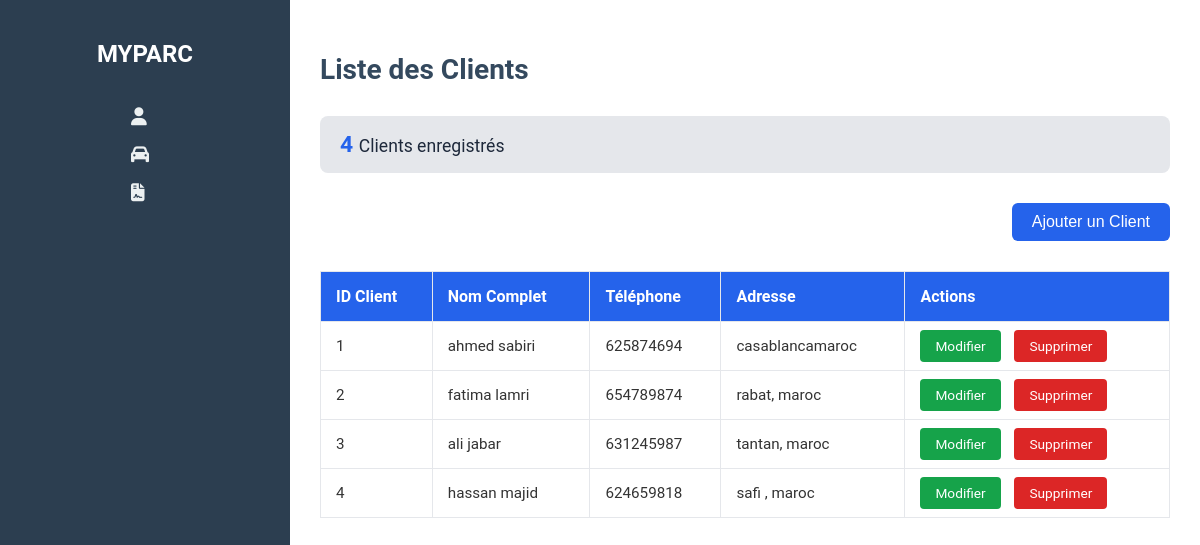
The page / on the database its author committed.
### tables this page shows
CREATE TABLE `clients` (
  `Nclient` int NOT NULL,
  `Nom` varchar(50) DEFAULT NULL,
  `Adresse` varchar(100) DEFAULT NULL,
  `Ntele` int DEFAULT NULL,
  PRIMARY KEY (`Nclient`)
);

### index.php (the view, shortened to what this page needs)
<?php
include "config.php"
?>
<!DOCTYPE html>
<html lang="fr">
<head>
  <link rel="stylesheet" href="https://cdnjs.cloudflare.com/ajax/libs/font-awesome/6.5.1/css/all.min.css"
 />
  <link rel="stylesheet" href="/style.css">
</head>
<body>
  <div class="container">
    <aside class="sidebar">
      <div class="logo">
        <h1>MYPARC</h1>
      </div>
      <nav>
        <ul>
        <li><a href="/index.php" title="Clients"><i class="fa-solid fa-user"></i></a></li>
          <li><a href="/voiturelist.php" title="Voitures"><i class="fa-solid fa-car"></i></a></li>
          <li><a href="/Contratslist.php" title="Contrats"><i class="fa-solid fa-file-contract"></i></a></li>
        </ul>
      </nav>
    </aside>
    <main>
      <header>
        <h2 class="titree">Liste des Clients</h2>
        <div class="stats">
          <div><span c>
            <?php
              $sql = "SELECT COUNT(*) AS totalClient FROM clients";
              $result = mysqli_query($connection,$sql);
              $count = mysqli_fetch_assoc($result)["totalClient"];
              echo $count;
            ?>
          </span> Clients enregistrés</div>
        </div>
      </header>
      <section class="ajouter">
        <a href="/addclient.php"><button class="ajouter-button">Ajouter un Client</button></a>
      </section>
      <section class="table-container">
        <table>
          <thead>
            <tr>
              <th>ID Client</th>
              <th>Nom Complet</th>
              <th>Téléphone</th>
              <th>Adresse</th>
              <th>Actions</th>
            </tr>
          </thead>
          <tbody>
            <?php
              $stmt = $connection->query("SELECT * FROM clients");
              while ($row = $stmt->fetch_assoc()) {
            ?>
            <tr>
              <td><?= $row["Nclient"] ?></td>
              <td><?= $row["Nom"] ?></td>
              <td><?= $row["Ntele"] ?></td>
              <td><?= $row["Adresse"] ?></td>
              <td>
                <a href="/editclient.php?id=<?= $row["Nclient"] ?>" class="btn-edit">Modifier</a>
                <a href="/deletclient.php?id=<?= $row["Nclient"] ?>" class="btn-delete"
                   onclick="return confirm('Voulez-vous vraiment supprimer ce client ?');">Supprimer</a>
              </td>
            </tr>
            <?php } ?>
          </tbody>
        </table>
      </section>
    </main>
  </div>
</body>
</html>

### style.css (style rules this page uses)
body { font-family: 'Roboto', Arial, sans-serif; margin: 0; padding: 0; background-color: #f5f7fa; color: #333; }
.container { display: flex; min-height: 100vh; }
.sidebar { width: 250px; background: #1e293b; color: #ffffff; display: flex; flex-direction: column; align-items: center; padding: 30px 15px; position: sticky; top: 0; }
.logo h1 { font-size: 1.8em; margin-bottom: 20px; }
.sidebar nav ul { list-style: none; padding: 0; }
.sidebar nav ul li { margin: 20px 0; }
.sidebar nav ul li a { text-decoration: none; color: #ffffff; font-size: 1.2em; display: flex; align-items: center; transition: color 0.3s; }
.sidebar nav ul li a i { margin-right: 10px; }
main { flex-grow: 1; padding: 40px; background: #ffffff; box-shadow: -5px 0 10px rgba(0, 0, 0, 0.1); }
header { margin-bottom: 30px; }
header h2 { font-size: 2em; color: #1e293b; margin-bottom: 10px; }
.stats { display: flex; justify-content: space-between; align-items: center; background: #e5e7eb; padding: 15px 20px; border-radius: 8px; }
.stats div { font-size: 1.1em; color: #1e293b; }
.stats span { font-weight: bold; font-size: 1.3em; color: #2563eb; }
.ajouter { margin: 30px 0; text-align: right; }
.ajouter-button { background: #2563eb; color: #ffffff; font-size: 1em; padding: 10px 20px; border: none; border-radius: 6px; cursor: pointer; transition: background 0.3s; }
.table-container { margin-top: 20px; overflow-x: auto; }
table { width: 100%; border-collapse: collapse; box-shadow: 0 4px 8px rgba(0, 0, 0, 0.1); }
table th, table td { padding: 15px; text-align: left; border: 1px solid #e5e7eb; }
table th { background: #2563eb; color: #ffffff; font-size: 1em; }
table td { font-size: 0.95em; }
.btn-edit, .btn-delete { padding: 8px 15px; font-size: 0.9em; border: none; border-radius: 4px; text-decoration: none; color: #ffffff; transition: opacity 0.3s; }
.btn-edit { background: #16a34a; }
.btn-delete { background: #dc2626; margin-left: 10px; }
.sidebar { background-color: #2c3e50; color: #fff; width: 250px; padding: 20px; }
.sidebar .logo h1 { font-size: 24px; margin-bottom: 20px; }
.sidebar nav ul { list-style-type: none; padding: 0; }
.sidebar nav ul li { margin-bottom: 15px; }
.sidebar nav ul li a { color: #ecf0f1; text-decoration: none; font-size: 18px; }
main { flex-grow: 1; padding: 30px; background-color: #fff; }
header h2 { font-size: 28px; margin-bottom: 30px; color: #34495e; }

### rows shown on the page
clients: Nclient "1", Nom "ahmed sabiri", Ntele "625874694", Adresse "casablancamaroc"
clients: Nclient "2", Nom "fatima lamri", Ntele "654789874", Adresse "rabat, maroc"
clients: Nclient "3", Nom "ali jabar", Ntele "631245987", Adresse "tantan, maroc"
clients: Nclient "4", Nom "hassan majid", Ntele "624659818", Adresse "safi , maroc"

### other values the page prints
$count "4"
